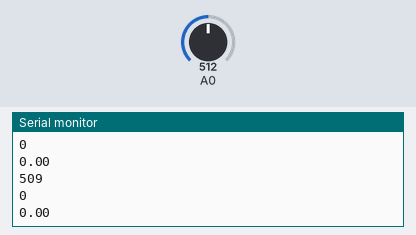
Bench run of a sketch on a simulated Arduino Uno, built with avr-gcc and run on an emulated ATmega328P. On the bench: the last lines printed to the serial monitor. Inputs (shaded band) come from the test bench; at power-on: A0 = 512.

Above: at 1.2 s.
1.3 s: A0 set to 716
At 1.82 s:
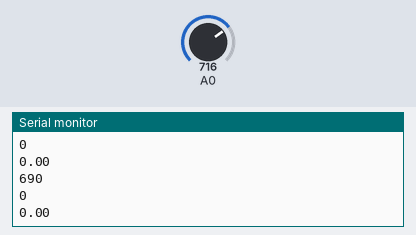
2.8 s: A0 set to 900
At 2.82 s:
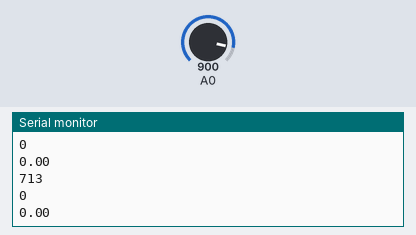
Timing chart, 0 to 5.8 s (numbered marks = the images above; inputs shaded):
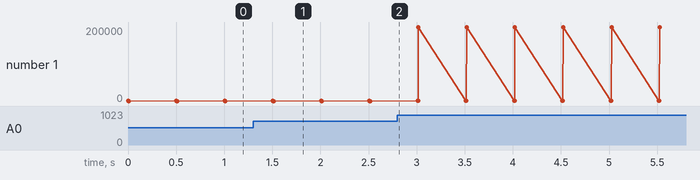

Measured:
- after the input at 1.3 s, the serial monitor: prints a new line after 0.21 s (image 1)
- plotted number 1: 0 → 200000 after the input at 2.8 s

The sketch:

lab3.3.ino
```cpp
word Analogin;
float Val;
word sensorValue = 0;
long  sensorVoltage;
float R1;
int i;
void setup() {
  Serial.begin(9600);
}

void loop() {
  for (i=0;i<=5;i++)
    sensorValue = 0.7* sensorValue + 0.3* analogRead(A0);
  sensorVoltage = sensorValue * 5 / 4095;
  R1 = sensorVoltage * 1000000 / 5;

  //Output sensorValue, sensorVoltage, and R1 to serial
  Serial.println(sensorValue);
  Serial.println(sensorVoltage);
  Serial.println(R1);
  delay(500);
}
```
